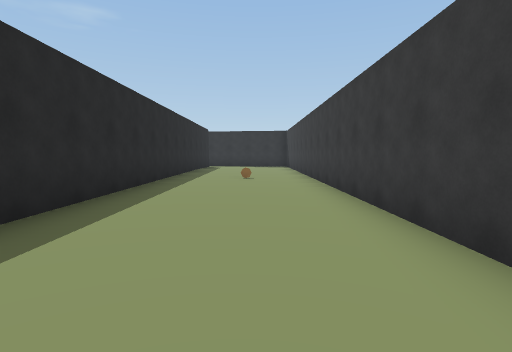
View 1 (above)

16 first-person views from a walk through a 3-D level made in the Unity game engine. The camera is 1.4 m above the floor, tilts 4° down and sees 80° across. The floor is counted in squares, 2 m on a side. Each view is taken from the middle of a square. On the plan, view 1 faces up. The plan holds only what a view shows up to about 10 squares ahead; the rest is blank. The place goes on beyond the plan. The player is left out.

View 2
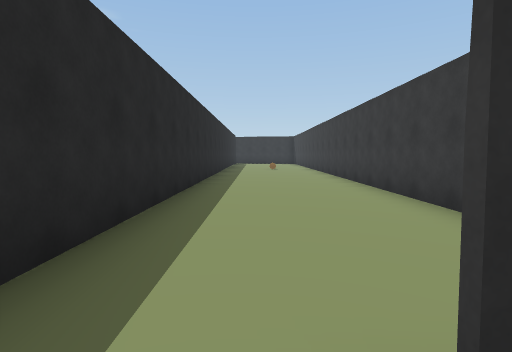

View 3
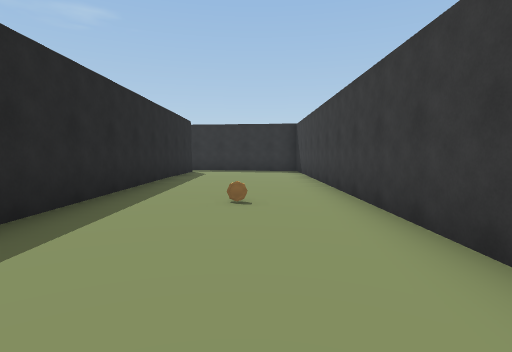

View 4
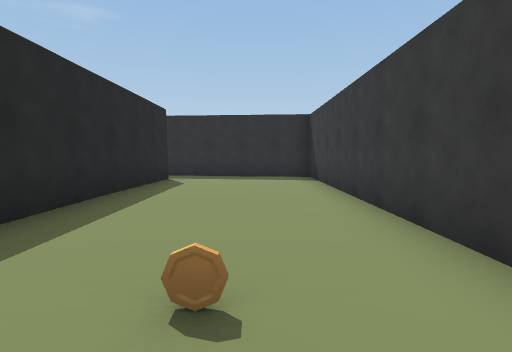

View 5
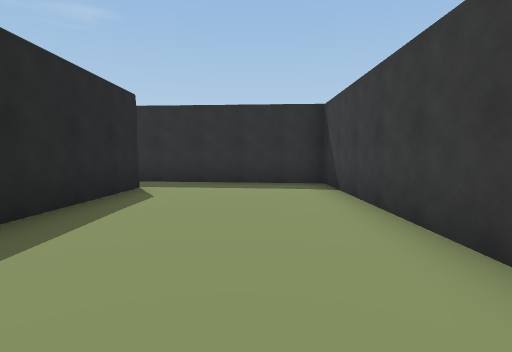

View 6
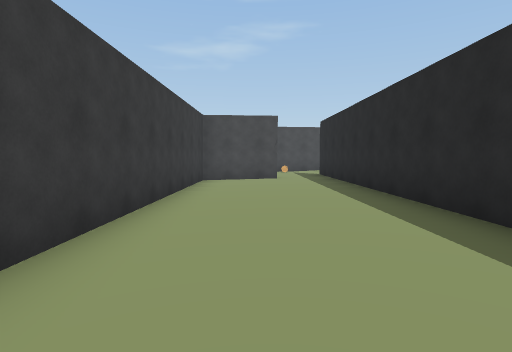

View 7
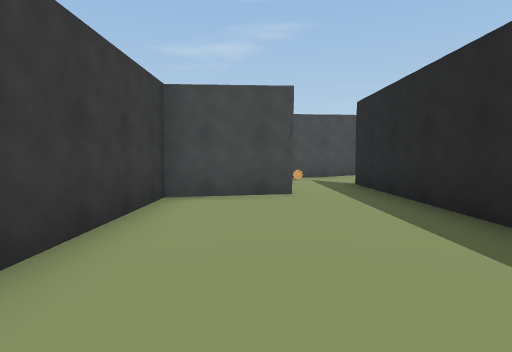

View 8
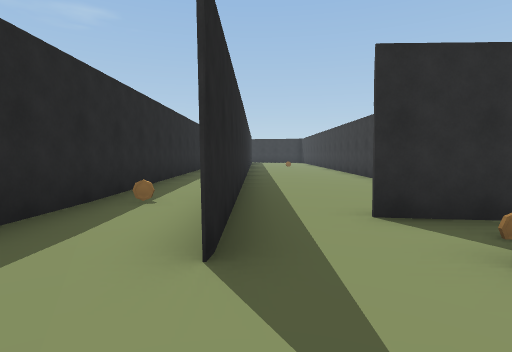

View 9
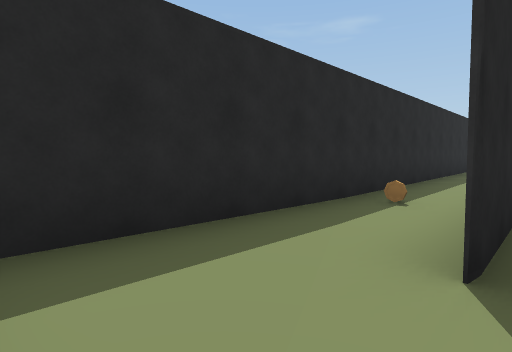

View 10
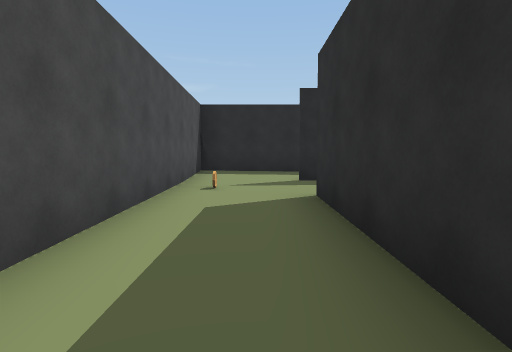

View 11
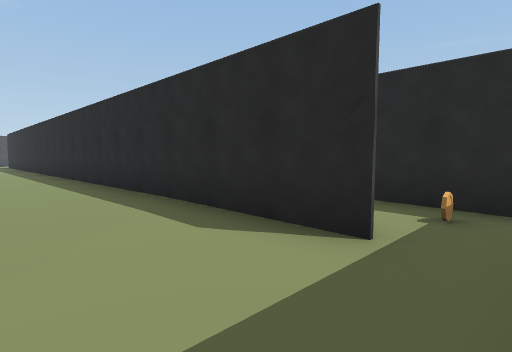

View 12
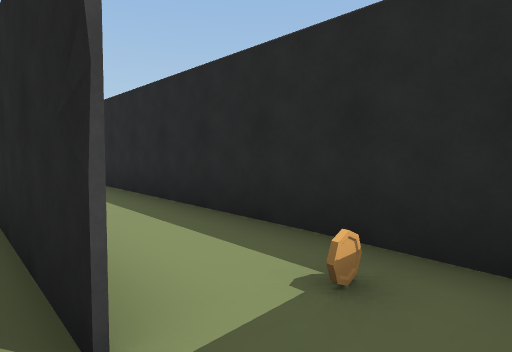

View 13
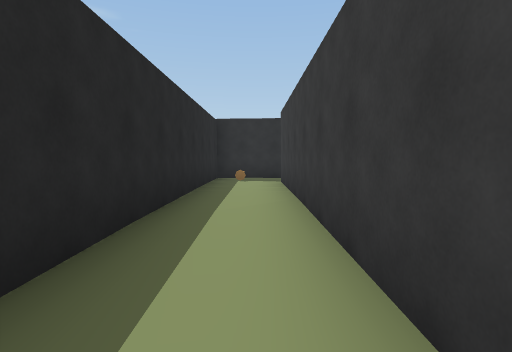

View 14
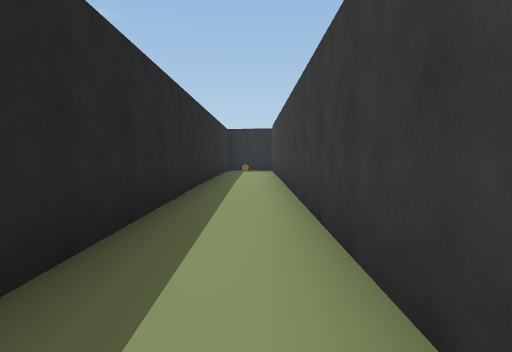

View 15
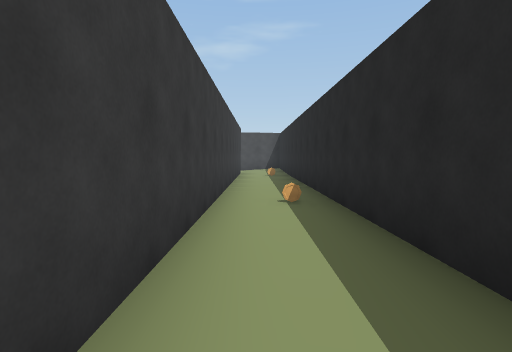

View 16
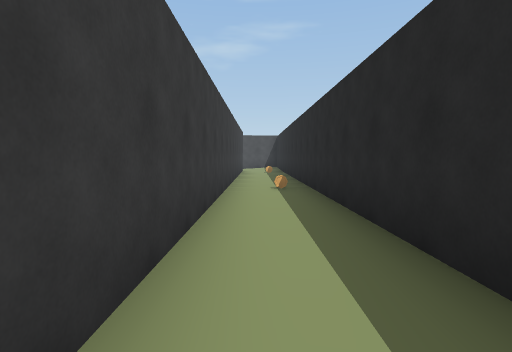

### Floor plan
Key: @ floor where view 1 was taken; # wall or solid block; . main floor; : floor 0.25 m higher than the main floor; - floor 0.25 m lower than the main floor; O other object.
Columns run from 4 left of view 1 to 4 right of it. Each row starts with its distance up from view 1.
 16 #:::::#
 15 #O::::#
 14 #:#:::#
 13 #:#::.#
 12 #:#::.#
 11 #:#::.#
 10 #:#:..#
  9 #:#:..#
  8 #:#:O.#
  7 #:#:..#
  6 #:#...#
  5 #:#...#
  4 #:#...#
  3 #:#...#
  2 #:#...#
  1 #:#...#
  0 #:#.@.#
 -1 #:#...#
 -2 #:#...#
 -3 #.#...#
 -4 #.#...#
 -5 #.#.###
 -6 #.#.####
 -7 #....----
 -8 #..O.---
 -9 #######

Positions as (right, up) in squares from view 1, and headings:
1: (0, 0), facing up
2: (-1, -5), facing up
3: (0, 4), facing up
4: (0, 7), facing up
5: (0, 9), facing up
6: (0, 5), facing down
7: (0, 1), facing down
8: (-2, -8), facing up
9: (-2, -8), facing up-left
10: (4, -7), facing left
11: (0, 16), facing down-left
12: (-2, 16), facing down-left
13: (-3, 7), facing up
14: (-3, 3), facing up
15: (-3, 7), facing down
16: (-3, 9), facing down
